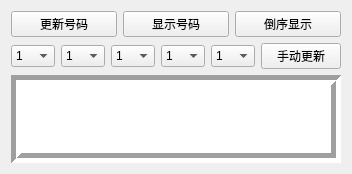
          <widget class="QWidget" name="tab">
           <property name="sizePolicy">
            <sizepolicy hsizetype="Preferred" vsizetype="Preferred">
             <horstretch>0</horstretch>
             <verstretch>0</verstretch>
            </sizepolicy>
           </property>
           <attribute name="title">
            <string>更新号码</string>
           </attribute>
           <layout class="QVBoxLayout" name="verticalLayout">
            <item>
             <layout class="QHBoxLayout" name="horizontalLayout">
              <item>
               <widget class="QPushButton" name="btn_update_number">
                <property name="sizePolicy">
                 <sizepolicy hsizetype="Minimum" vsizetype="Preferred">
                  <horstretch>0</horstretch>
                  <verstretch>0</verstretch>
                 </sizepolicy>
                </property>
                <property name="text">
                 <string>更新号码</string>
                </property>
               </widget>
              </item>
              <item>
               <widget class="QPushButton" name="btn_view_number">
                <property name="sizePolicy">
                 <sizepolicy hsizetype="Minimum" vsizetype="Preferred">
                  <horstretch>0</horstretch>
                  <verstretch>0</verstretch>
                 </sizepolicy>
                </property>
                <property name="text">
                 <string>显示号码</string>
                </property>
               </widget>
              </item>
              <item>
               <widget class="QPushButton" name="btn_view_number_desc">
                <property name="text">
                 <string>倒序显示</string>
                </property>
               </widget>
              </item>
             </layout>
            </item>
            <item>
             <layout class="QHBoxLayout" name="horizontalLayout_5">
              <item>
               <widget class="QComboBox" name="comboBox_n1">
                <property name="sizePolicy">
                 <sizepolicy hsizetype="Minimum" vsizetype="Fixed">
                  <horstretch>0</horstretch>
                  <verstretch>0</verstretch>
                 </sizepolicy>
                </property>
                <property name="maximumSize">
                 <size>
                  <width>125</width>
                  <height>16777215</height>
                 </size>
                </property>
                <item>
                 <property name="text">
                  <string>1</string>
                 </property>
                </item>
                <item>
                 <property name="text">
                  <string>2</string>
                 </property>
                </item>
                <item>
                 <property name="text">
                  <string>3</string>
                 </property>
                </item>
                <item>
                 <property name="text">
                  <string>4</string>
                 </property>
                </item>
                <item>
                 <property name="text">
                  <string>5</string>
                 </property>
                </item>
                <item>
                 <property name="text">
                  <string>6</string>
                 </property>
                </item>
                <item>
                 <property name="text">
                  <string>7</string>
                 </property>
                </item>
                <item>
                 <property name="text">
                  <string>8</string>
                 </property>
                </item>
                <item>
                 <property name="text">
                  <string>9</string>
                 </property>
                </item>
                <item>
                 <property name="text">
                  <string>10</string>
                 </property>
                </item>
                <item>
                 <property name="text">
                  <string>11</string>
                 </property>
                </item>
               </widget>
              </item>
              <item>
               <widget class="QComboBox" name="comboBox_n2">
                <property name="sizePolicy">
                 <sizepolicy hsizetype="Minimum" vsizetype="Fixed">
                  <horstretch>0</horstretch>
                  <verstretch>0</verstretch>
                 </sizepolicy>
                </property>
                <property name="maximumSize">
                 <size>
                  <width>125</width>
                  <height>16777215</height>
                 </size>
                </property>
                <property name="currentText">
                 <string>1</string>
                </property>
                <item>
                 <property name="text">
                  <string>1</string>
                 </property>
                </item>
                <item>
                 <property name="text">
                  <string>2</string>
                 </property>
                </item>
                <item>
                 <property name="text">
                  <string>3</string>
                 </property>
                </item>
                <item>
                 <property name="text">
                  <string>4</string>
                 </property>
                </item>
                <item>
                 <property name="text">
                  <string>5</string>
                 </property>
                </item>
                <item>
                 <property name="text">
                  <string>6</string>
                 </property>
                </item>
                <item>
                 <property name="text">
                  <string>7</string>
                 </property>
                </item>
                <item>
                 <property name="text">
                  <string>8</string>
                 </property>
                </item>
                <item>
                 <property name="text">
                  <string>9</string>
                 </property>
                </item>
                <item>
                 <property name="text">
                  <string>10</string>
                 </property>
                </item>
                <item>
                 <property name="text">
                  <string>11</string>
                 </property>
                </item>
               </widget>
              </item>
              <item>
               <widget class="QComboBox" name="comboBox_n3">
                <property name="sizePolicy">
                 <sizepolicy hsizetype="Minimum" vsizetype="Fixed">
                  <horstretch>0</horstretch>
                  <verstretch>0</verstretch>
                 </sizepolicy>
                </property>
                <property name="maximumSize">
                 <size>
                  <width>125</width>
                  <height>16777215</height>
                 </size>
                </property>
                <property name="currentText">
                 <string>1</string>
                </property>
                <item>
                 <property name="text">
                  <string>1</string>
                 </property>
                </item>
                <item>
                 <property name="text">
                  <string>2</string>
                 </property>
                </item>
                <item>
                 <property name="text">
                  <string>3</string>
                 </property>
                </item>
                <item>
                 <property name="text">
                  <string>4</string>
                 </property>
                </item>
                <item>
                 <property name="text">
                  <string>5</string>
                 </property>
                </item>
                <item>
                 <property name="text">
                  <string>6</string>
                 </property>
                </item>
                <item>
                 <property name="text">
                  <string>7</string>
                 </property>
                </item>
                <item>
                 <property name="text">
                  <string>8</string>
                 </property>
                </item>
                <item>
                 <property name="text">
                  <string>9</string>
                 </property>
                </item>
                <item>
                 <property name="text">
                  <string>10</string>
                 </property>
                </item>
                <item>
                 <property name="text">
                  <string>11</string>
                 </property>
                </item>
               </widget>
              </item>
              <item>
               <widget class="QComboBox" name="comboBox_n4">
                <property name="sizePolicy">
                 <sizepolicy hsizetype="Minimum" vsizetype="Fixed">
                  <horstretch>0</horstretch>
                  <verstretch>0</verstretch>
                 </sizepolicy>
                </property>
                <property name="maximumSize">
                 <size>
                  <width>125</width>
                  <height>16777215</height>
                 </size>
                </property>
                <property name="currentText">
                 <string>1</string>
                </property>
                <item>
                 <property name="text">
                  <string>1</string>
                 </property>
                </item>
                <item>
                 <property name="text">
                  <string>2</string>
                 </property>
                </item>
                <item>
                 <property name="text">
                  <string>3</string>
                 </property>
                </item>
                <item>
                 <property name="text">
                  <string>4</string>
                 </property>
                </item>
                <item>
                 <property name="text">
                  <string>5</string>
                 </property>
                </item>
                <item>
                 <property name="text">
                  <string>6</string>
                 </property>
                </item>
                <item>
                 <property name="text">
                  <string>7</string>
                 </property>
                </item>
                <item>
                 <property name="text">
                  <string>8</string>
                 </property>
                </item>
                <item>
                 <property name="text">
                  <string>9</string>
                 </property>
                </item>
                <item>
                 <property name="text">
                  <string>10</string>
                 </property>
                </item>
                <item>
                 <property name="text">
                  <string>11</string>
                 </property>
                </item>
               </widget>
              </item>
              <item>
               <widget class="QComboBox" name="comboBox_n5">
                <property name="sizePolicy">
                 <sizepolicy hsizetype="Minimum" vsizetype="Fixed">
                  <horstretch>0</horstretch>
                  <verstretch>0</verstretch>
                 </sizepolicy>
                </property>
                <property name="maximumSize">
                 <size>
                  <width>125</width>
                  <height>16777215</height>
                 </size>
                </property>
                <property name="currentText">
                 <string>1</string>
                </property>
                <item>
                 <property name="text">
                  <string>1</string>
                 </property>
                </item>
                <item>
                 <property name="text">
                  <string>2</string>
                 </property>
                </item>
                <item>
                 <property name="text">
                  <string>3</string>
                 </property>
                </item>
                <item>
                 <property name="text">
                  <string>4</string>
                 </property>
                </item>
                <item>
                 <property name="text">
                  <string>5</string>
                 </property>
                </item>
                <item>
                 <property name="text">
                  <string>6</string>
                 </property>
                </item>
                <item>
                 <property name="text">
                  <string>7</string>
                 </property>
                </item>
                <item>
                 <property name="text">
                  <string>8</string>
                 </property>
                </item>
                <item>
                 <property name="text">
                  <string>9</string>
                 </property>
                </item>
                <item>
                 <property name="text">
                  <string>10</string>
                 </property>
                </item>
                <item>
                 <property name="text">
                  <string>11</string>
                 </property>
                </item>
               </widget>
              </item>
              <item>
               <widget class="QPushButton" name="btn_update_manual">
                <property name="sizePolicy">
                 <sizepolicy hsizetype="Expanding" vsizetype="Fixed">
                  <horstretch>0</horstretch>
                  <verstretch>0</verstretch>
                 </sizepolicy>
                </property>
                <property name="text">
                 <string>手动更新</string>
                </property>
               </widget>
              </item>
             </layout>
            </item>
            <item>
             <widget class="QTableView" name="tableView_number">
              <property name="focusPolicy">
               <enum>Qt::StrongFocus</enum>
              </property>
              <property name="frameShape">
               <enum>QFrame::Box</enum>
              </property>
              <property name="frameShadow">
               <enum>QFrame::Sunken</enum>
              </property>
              <property name="lineWidth">
               <number>5</number>
              </property>
              <property name="sizeAdjustPolicy">
               <enum>QAbstractScrollArea::AdjustToContents</enum>
              </property>
              <property name="gridStyle">
               <enum>Qt::SolidLine</enum>
              </property>
             </widget>
            </item>
           </layout>
          </widget>
